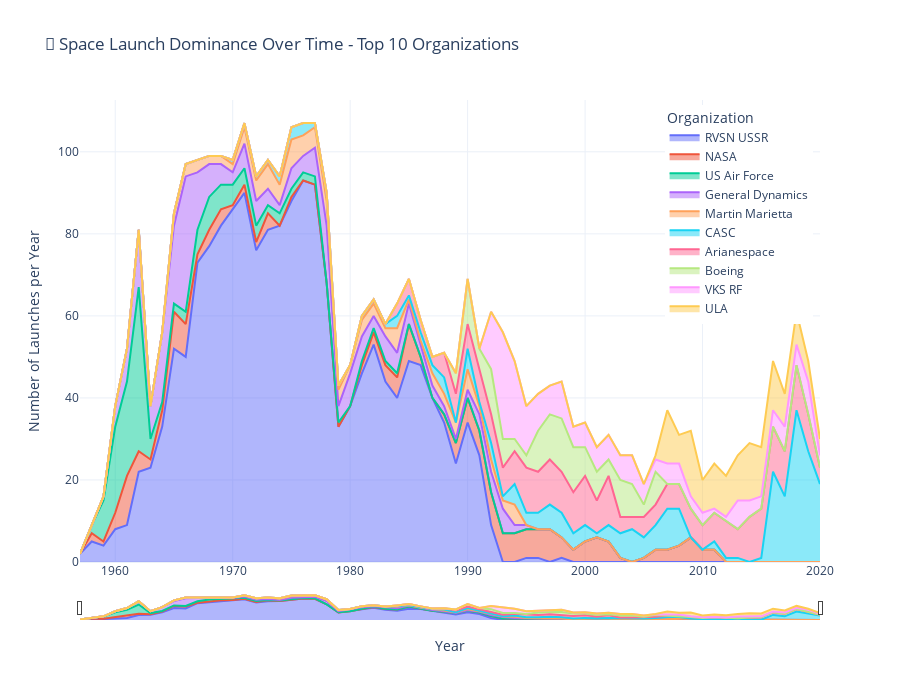

The code cell stored with this chart in its notebook:
### Markdown cell above
# Create a Year-on-Year Chart Showing the Organisation Doing the Most Number of Launches

Which organisation was dominant in the 1970s and 1980s? Which organisation was dominant in 2018, 2019 and 2020?

### Code cell
# Year-on-Year Chart: Organisation with Most Launches per Year

# Get top 10 organizations overall
top_10_orgs = (
    df_clean
    .groupby('Organisation')
    .size()
    .nlargest(10)
    .index
)

# Get launch counts per year for top 10 organizations
df_top10 = df_clean[df_clean['Organisation'].isin(top_10_orgs)].copy()
launches_by_year_org = (
    df_top10
    .groupby(['Year', 'Organisation'])
    .size()
    .reset_index(name='Launch_Count')
)

# Create an interactive area chart showing dominance over time
fig = px.area(
    launches_by_year_org,
    x='Year',
    y='Launch_Count',
    color='Organisation',
    title='🚀 Space Launch Dominance Over Time - Top 10 Organizations',
    labels={'Launch_Count': 'Number of Launches per Year', 'Year': 'Year'},
    height=700
)

fig.update_layout(
    hovermode='x unified',
    template='plotly_white',
    xaxis=dict(
        rangeslider=dict(visible=True, thickness=0.05),
        type='linear'
    ),
    legend=dict(
        title='Organization',
        yanchor="top",
        y=0.99,
        xanchor="right",
        x=0.99
    )
)

fig.show()

# Answer the specific questions with detailed analysis
print("\n🏆 Dominant Organizations by Decade:\n")

# 1970s
seventies_data = df_top10[(df_top10['Year'] >= 1970) & (df_top10['Year'] < 1980)]
seventies_summary = seventies_data.groupby('Organisation').size().sort_values(ascending=False)
print("📅 1970s (1970-1979):")
for org, count in seventies_summary.head(5).items():
    print(f"   {org}: {count} launches")
if len(seventies_summary) > 0:
    print(f"   🥇 Most active: {seventies_summary.idxmax()} ({seventies_summary.max()} launches)")

# 1980s
eighties_data = df_top10[(df_top10['Year'] >= 1980) & (df_top10['Year'] < 1990)]
eighties_summary = eighties_data.groupby('Organisation').size().sort_values(ascending=False)
print("\n📅 1980s (1980-1989):")
for org, count in eighties_summary.head(5).items():
    print(f"   {org}: {count} launches")
if len(eighties_summary) > 0:
    print(f"   🥇 Most active: {eighties_summary.idxmax()} ({eighties_summary.max()} launches)")

# 2018-2020
recent_data = df_top10[(df_top10['Year'] >= 2018) & (df_top10['Year'] <= 2020)]
recent_by_year = recent_data.groupby(['Year', 'Organisation']).size().reset_index(name='Launches')
print("\n📅 Recent Years (2018-2020):")
for year in [2018, 2019, 2020]:
    year_data = recent_by_year[recent_by_year['Year'] == year].sort_values('Launches', ascending=False)
    if len(year_data) > 0:
        top_org = year_data.iloc[0]
        print(f"   {year}: {top_org['Organisation']} - {top_org['Launches']} launches")
        if len(year_data) > 1:
            for _, row in year_data.iloc[1:3].iterrows():
                print(f"         {row['Organisation']} - {row['Launches']} launches")

# Overall summary
print("\n📊 All-Time Top 10 Organizations (Total Launches):")
overall_summary = df_top10.groupby('Organisation').size().sort_values(ascending=False)
for i, (org, count) in enumerate(overall_summary.items(), 1):
    print(f"   {i}. {org}: {count:,} launches")

### Figure 1 — Plotly figure (JSON) as saved in the notebook; plotly's stock layout.template omitted (floating-point values rounded to 4 significant figures)
{"data": [{"fillpattern": {"shape": ""}, "hovertemplate": "Organisation=RVSN USSR<br>Year=%{x}<br>Number of Launches per Year=%{y}<extra></extra>", "legendgroup": "RVSN USSR", "line": {"color": "#636efa"}, "marker": {"symbol": "circle"}, "mode": "lines", "name": "RVSN USSR", "orientation": "v", "showlegend": true, "stackgroup": "1", "type": "scatter", "x": [1957, 1958, 1959, 1960, 1961, 1962, 1963, 1964, 1965, 1966, 1967, 1968, 1969, 1970, 1971, 1972, 1973, 1974, 1975, 1976, 1977, 1978, 1979, 1980, 1981, 1982, 1983, 1984, 1985, 1986, 1987, 1988, 1989, 1990, 1991, 1992, 1995, 1996, 1998], "xaxis": "x", "y": [2, 5, 4, 8, 9, 22, 23, 33, 52, 50, 73, 77, 82, 86, 90, 76, 81, 82, 88, 93, 92, 68, 33, 38, 46, 53, 44, 40, 49, 48, 40, 34, 24, 34, 26, 9, 1, 1, 1], "yaxis": "y"}, {"fillpattern": {"shape": ""}, "hovertemplate": "Organisation=NASA<br>Year=%{x}<br>Number of Launches per Year=%{y}<extra></extra>", "legendgroup": "NASA", "line": {"color": "#EF553B"}, "marker": {"symbol": "circle"}, "mode": "lines", "name": "NASA", "orientation": "v", "showlegend": true, "stackgroup": "1", "type": "scatter", "x": [1958, 1959, 1960, 1961, 1962, 1963, 1964, 1965, 1966, 1967, 1968, 1969, 1970, 1971, 1972, 1973, 1975, 1981, 1982, 1983, 1984, 1985, 1986, 1988, 1989, 1990, 1991, 1992, 1993, 1994, 1995, 1996, 1997, 1998, 1999, 2000, 2001, 2002, 2003, 2005, 2006, 2007, 2008, 2009, 2010, 2011], "xaxis": "x", "y": [2, 1, 4, 12, 5, 2, 4, 9, 8, 2, 4, 4, 1, 2, 2, 4, 1, 2, 3, 4, 5, 9, 2, 2, 5, 6, 6, 8, 7, 7, 7, 7, 8, 5, 3, 5, 6, 5, 1, 1, 3, 3, 4, 6, 3, 3], "yaxis": "y"}, {"fillpattern": {"shape": ""}, "hovertemplate": "Organisation=US Air Force<br>Year=%{x}<br>Number of Launches per Year=%{y}<extra></extra>", "legendgroup": "US Air Force", "line": {"color": "#00cc96"}, "marker": {"symbol": "circle"}, "mode": "lines", "name": "US Air Force", "orientation": "v", "showlegend": true, "stackgroup": "1", "type": "scatter", "x": [1958, 1959, 1960, 1961, 1962, 1963, 1964, 1965, 1966, 1967, 1968, 1969, 1970, 1971, 1972, 1973, 1974, 1975, 1976, 1977, 1979, 1981, 1982, 1983, 1984], "xaxis": "x", "y": [2, 10, 21, 23, 40, 5, 2, 2, 3, 6, 8, 6, 5, 4, 4, 2, 3, 2, 2, 2, 1, 1, 1, 1, 1], "yaxis": "y"}, {"fillpattern": {"shape": ""}, "hovertemplate": "Organisation=General Dynamics<br>Year=%{x}<br>Number of Launches per Year=%{y}<extra></extra>", "legendgroup": "General Dynamics", "line": {"color": "#ab63fa"}, "marker": {"symbol": "circle"}, "mode": "lines", "name": "General Dynamics", "orientation": "v", "showlegend": true, "stackgroup": "1", "type": "scatter", "x": [1959, 1960, 1961, 1962, 1963, 1964, 1965, 1966, 1967, 1968, 1969, 1970, 1971, 1972, 1973, 1974, 1975, 1976, 1977, 1978, 1979, 1980, 1981, 1982, 1983, 1984, 1985, 1986, 1987, 1988, 1989, 1990, 1991, 1992, 1993, 1994, 1995], "xaxis": "x", "y": [1, 5, 8, 14, 8, 17, 19, 33, 14, 8, 5, 3, 6, 6, 4, 2, 5, 4, 7, 14, 4, 8, 6, 3, 6, 5, 5, 3, 3, 2, 1, 2, 4, 5, 6, 2, 1], "yaxis": "y"}, {"fillpattern": {"shape": ""}, "hovertemplate": "Organisation=Martin Marietta<br>Year=%{x}<br>Number of Launches per Year=%{y}<extra></extra>", "legendgroup": "Martin Marietta", "line": {"color": "#FFA15A"}, "marker": {"symbol": "circle"}, "mode": "lines", "name": "Martin Marietta", "orientation": "v", "showlegend": true, "stackgroup": "1", "type": "scatter", "x": [1965, 1966, 1967, 1968, 1969, 1970, 1971, 1972, 1973, 1974, 1975, 1976, 1977, 1978, 1979, 1980, 1981, 1982, 1983, 1984, 1985, 1986, 1987, 1988, 1989, 1990, 1991, 1992, 1993, 1994], "xaxis": "x", "y": [3, 3, 3, 2, 2, 2, 4, 5, 6, 5, 7, 5, 5, 6, 4, 2, 4, 3, 2, 6, 1, 1, 3, 3, 4, 5, 2, 3, 2, 5], "yaxis": "y"}, {"fillpattern": {"shape": ""}, "hovertemplate": "Organisation=CASC<br>Year=%{x}<br>Number of Launches per Year=%{y}<extra></extra>", "legendgroup": "CASC", "line": {"color": "#19d3f3"}, "marker": {"symbol": "circle"}, "mode": "lines", "name": "CASC", "orientation": "v", "showlegend": true, "stackgroup": "1", "type": "scatter", "x": [1970, 1971, 1972, 1973, 1974, 1975, 1976, 1977, 1978, 1979, 1981, 1982, 1983, 1984, 1985, 1986, 1987, 1988, 1990, 1991, 1992, 1993, 1994, 1995, 1996, 1997, 1998, 1999, 2000, 2001, 2002, 2003, 2004, 2005, 2006, 2007, 2008, 2011, 2012, 2013, 2015, 2016, 2017, 2018, 2019, 2020], "xaxis": "x", "y": [1, 1, 1, 1, 2, 3, 3, 1, 2, 1, 1, 1, 1, 3, 1, 2, 2, 4, 5, 1, 4, 1, 5, 3, 4, 6, 6, 4, 4, 1, 4, 6, 8, 5, 6, 10, 9, 2, 1, 1, 1, 22, 16, 37, 27, 19], "yaxis": "y"}, {"fillpattern": {"shape": ""}, "hovertemplate": "Organisation=Arianespace<br>Year=%{x}<br>Number of Launches per Year=%{y}<extra></extra>", "legendgroup": "Arianespace", "line": {"color": "#FF6692"}, "marker": {"symbol": "circle"}, "mode": "lines", "name": "Arianespace", "orientation": "v", "showlegend": true, "stackgroup": "1", "type": "scatter", "x": [1984, 1985, 1986, 1987, 1988, 1989, 1990, 1991, 1992, 1993, 1994, 1995, 1996, 1997, 1998, 1999, 2000, 2001, 2002, 2003, 2004, 2005, 2006, 2007, 2008, 2009, 2010, 2011, 2012, 2013, 2014, 2015, 2016, 2017, 2018, 2019, 2020], "xaxis": "x", "y": [3, 4, 3, 2, 6, 7, 6, 8, 7, 7, 8, 11, 10, 11, 10, 10, 12, 8, 12, 4, 3, 5, 5, 6, 6, 7, 6, 7, 9, 7, 11, 12, 11, 11, 11, 9, 4], "yaxis": "y"}, {"fillpattern": {"shape": ""}, "hovertemplate": "Organisation=Boeing<br>Year=%{x}<br>Number of Launches per Year=%{y}<extra></extra>", "legendgroup": "Boeing", "line": {"color": "#B6E880"}, "marker": {"symbol": "circle"}, "mode": "lines", "name": "Boeing", "orientation": "v", "showlegend": true, "stackgroup": "1", "type": "scatter", "x": [1989, 1990, 1991, 1992, 1993, 1994, 1995, 1996, 1997, 1998, 1999, 2000, 2001, 2002, 2003, 2004, 2005, 2006], "xaxis": "x", "y": [5, 11, 5, 11, 7, 3, 3, 10, 11, 13, 11, 7, 7, 4, 9, 8, 3, 8], "yaxis": "y"}, {"fillpattern": {"shape": ""}, "hovertemplate": "Organisation=VKS RF<br>Year=%{x}<br>Number of Launches per Year=%{y}<extra></extra>", "legendgroup": "VKS RF", "line": {"color": "#FF97FF"}, "marker": {"symbol": "circle"}, "mode": "lines", "name": "VKS RF", "orientation": "v", "showlegend": true, "stackgroup": "1", "type": "scatter", "x": [1992, 1993, 1994, 1995, 1996, 1997, 1998, 1999, 2000, 2001, 2002, 2003, 2004, 2005, 2006, 2007, 2008, 2009, 2010, 2011, 2012, 2013, 2014, 2015, 2016, 2017, 2018, 2019, 2020], "xaxis": "x", "y": [14, 26, 19, 12, 9, 7, 9, 5, 6, 6, 6, 6, 7, 5, 3, 5, 5, 3, 3, 1, 1, 7, 4, 3, 4, 6, 5, 8, 3], "yaxis": "y"}, {"fillpattern": {"shape": ""}, "hovertemplate": "Organisation=ULA<br>Year=%{x}<br>Number of Launches per Year=%{y}<extra></extra>", "legendgroup": "ULA", "line": {"color": "#FECB52"}, "marker": {"symbol": "circle"}, "mode": "lines", "name": "ULA", "orientation": "v", "showlegend": true, "stackgroup": "1", "type": "scatter", "x": [2006, 2007, 2008, 2009, 2010, 2011, 2012, 2013, 2014, 2015, 2016, 2017, 2018, 2019, 2020], "xaxis": "x", "y": [1, 13, 7, 16, 8, 11, 10, 11, 14, 12, 12, 8, 8, 5, 4], "yaxis": "y"}], "layout": {"height": 700, "hovermode": "x unified", "legend": {"title": {"text": "Organization"}, "tracegroupgap": 0, "x": 0.99, "xanchor": "right", "y": 0.99, "yanchor": "top"}, "title": {"text": "🚀 Space Launch Dominance Over Time - Top 10 Organizations"}, "xaxis": {"anchor": "y", "domain": [0, 1], "rangeslider": {"thickness": 0.05, "visible": true}, "title": {"text": "Year"}, "type": "linear"}, "yaxis": {"anchor": "x", "domain": [0, 1], "title": {"text": "Number of Launches per Year"}}}}
